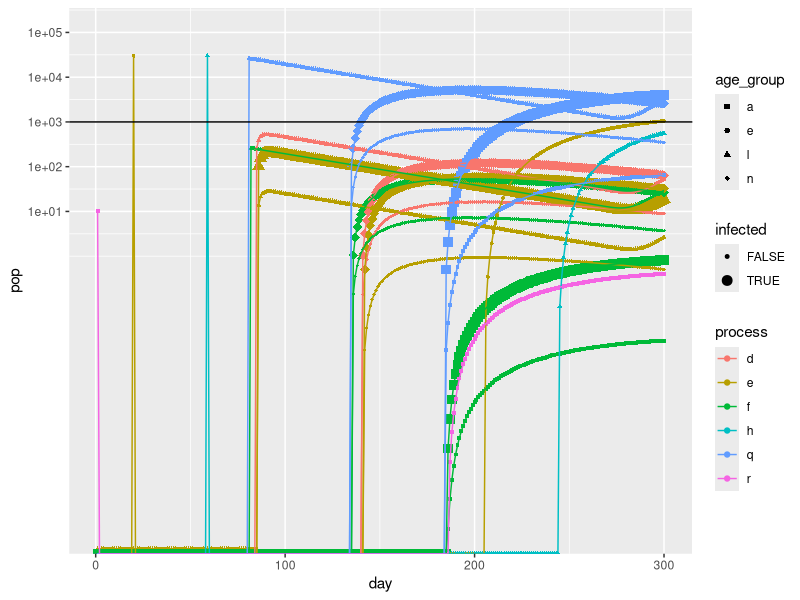

Write R code to recreate this figure.
## Ixodes population dynamics model
## Dave Allen and Myles Stokowski

library(tidyverse)

# 00
# read inputs 
#host_community <- read_csv('inputs/host_community.csv')
weather <- read_csv('inputs/weather.csv')
# constant temperature for testing
weather <- tibble(tmean = seq(from = 20, to = 20, length.out = 1000), j_day = seq(from = 1, to = 1000))
host_comm <- tibble(
  j_day = rep(1:1000, each=3), 
  host_spp = rep(c('mouse', 'squirrel', 'deer'), 1000), 
  host_den = rep(c(40, 8, 0.25), 1000)) %>% 
  arrange(j_day, host_spp)

# option to run on simple inputs for testing
simple <- FALSE

if (simple) {
  tick_params <- read_csv('inputs/tick_parameters_simple_stable_delay2.csv') # %>% arrange(host_spp)
  tick_funs <- read_csv('inputs/tick_functions_simple_delay.csv')
  life_stages <- read_csv('inputs/tick_stages_simple.csv')[[1]]
} else {
  tick_params <- read_csv('inputs/tick_parameters.csv') %>% 
    arrange(host_spp) # so parameters are in same host_spp order for pairwise vector calculations
  tick_funs <- read_csv('inputs/tick_functions.csv')
  life_stages <- read_csv('inputs/tick_stages.csv')[[1]]
}

# set initial population
initial_population <- runif(length(life_stages), 0, 0)
initial_population[length(initial_population)] <- 10 # start with only one cohort (adults)


# hard code in some values as placeholders until we have nicely formatted inputs
n_host_spp <- 3 # mouse, squirrel, deer
host_spp <- c('mouse', 'squirrel', 'deer')
host_den <- c(40, 8, 0.25)
l_pref <- c(1, 0.75, 0.25)
n_pref <- c(1, 1, 0.25)
a_pref <- c(0, 0, 1)
l_feed_success <- c(0.49, 0.17, 0.49)
n_feed_success <- c(0.49, 0.17, 0.49)
a_feed_success <- c(0, 0, 0.49)
host_rc <- c(0.92, 0.147, 0.046)

# At each time step, how many time steps should we look into the future to see if any
# ticks emerge from a time delay? This value is a somewhat arbitrarily high constant.
max_delay <- 300


# 01 functions to grab the predictors that determine the transition probabiltiies at a given time

# extract temperature from input data at time time 
get_temp <- function(time) {
  weather %>%
    filter(j_day %in% time) %>%
    pull(tmean)
}

# extract vapour-pressure deficit from input data at time time 
get_vpd <- function(time) {
  weather %>% 
    filter(j_day %in% time) %>%
    pull(vpdmean)
} 

get_host_den <- function(time) {
  host_comm %>%
    filter(j_day %in% time) %>%
    pull(host_den)
}

# Return a vector of a predictor at time time. The vector's length is based on whether the transition is_delay.
get_pred <- function(time, pred, is_delay) {
  
  # if is_delay, we want a long vector so the cumsum will reach 1
  # otherwise, we want a vector of length 1
  if (is_delay) {time <- time:(time + max_delay)}
  
  if (is.na(pred)) {
    return(NULL)
  } else if (pred == "temp") {
    return(get_temp(time))
  } else if (pred == "vpd") {
    return(get_vpd(time))
  } else if (pred == "host_den") {
    return(get_host_den(time))
  } else if (pred == "sum(host_den * l_pref)") {
    return(sum(host_den * l_pref))
  } else if (pred == "sum(host_den * n_pref)") {
    return(sum(host_den * n_pref)) 
  } else if (pred == "sum(host_den * a_pref)") {
    return(sum(host_den * a_pref))
  } else {
    print("error: couldn't match pred")
  }
}

# vector subset: return a subset of named vector v where the names are in sub_names
v_sub <- function(v, sub_names) subset(v, names(v) %in% sub_names)

# 02 functional forms for transition probabilities

expo_fun <- function(x, y, p) ifelse(x>0,p['a']*x^p['b'],0)
briere_fun <- function(x, y, p) ifelse(x>p['tmin'] & x<p['tmax'],p['q']*x*(x-p['tmin'])*sqrt(p['tmax']-x),0) # https://doi.org/10.7554/eLife.58511
constant_fun <- function(x, y, p) p['a'] 
binomial_fun <- function(x, y, p) 1-(1-p['a'])^x

# engorge_uninfected_fun <- function(x, y, p) sum((1 - v_sub(p, 'host_rc')) * (v_sub(p, 'feed_success') * ((x * v_sub(p, 'pref')) / sum(x * v_sub(p, 'pref'))))) # x is host_den
# engorge_infect_fun <- function(x, y, p) sum(abs(ifelse(p['infect'], 0, 1) - v_sub(p, 'host_rc')) * 
#                                               (v_sub(p, 'feed_success') * ((x * v_sub(p, 'pref')) / sum(x * v_sub(p, 'pref'))))) 

feed_fun <- function(x, y, p) sum(x * v_sub(p, 'pref'))

engorge_fun <- function(x, y, p) sum(ifelse(rep(p['from_infected'], n_host_spp), 1, abs(ifelse(p['to_infected'], 0, 1) - v_sub(p, 'host_rc'))) * 
                                       (v_sub(p, 'feed_success') * ((x * v_sub(p, 'pref')) / sum(x * v_sub(p, 'pref')))))


# x is the terms to be multiplied together in numerator, y is terms in denominator
# .33333333 is a (messy) way of dividing numerator by sum(.33 + .33 + .33) == 1
# probability_fun <- function(x, y = .3333333333333, p) sum(vec_prod(x))/sum(vec_prod(y)) 

# multiply a list of vectors of same length together using the * operator
# this allows us to use the * on an arbitrary numnber of vectors (rather than just 2)
# vec_prod <- function(vec_list, iter = c(1,1,1)) {
#   
#   if (length(vec_list) == 1) {
#     return(vec_list[[1]] * iter)
#   }
#   
#   vec_prod(vec_list[2:length(vec_list)], vec_list[[1]] * iter)
# }

# 03
# functions that calculate individual transition probabilities for advancing to consecutive life stage

# this generic function will pull out the functional form and parameters needed to make the transition function, 
# then evaluate it using supplied predictors (pred1, pred2) like temperature or some host community metric
get_transition_val <- function(which_from, which_to, pred1 = NULL, pred2 = NULL, functions = tick_funs, parameters = tick_params) {
  
  # this is problematic if we have multiple functions with the same from and to,
  # because it will always get() the first function 
  f <- functions %>%
    filter(from == which_from, to == which_to) %>%
    pull(transition_fun) %>%
    get()
  
  # I think parameter handling can still happen this way with multiple
  # functions with the same from and to, becuase parameters are selected by
  # name. Just CANNOT have parameters with same name for different functions
  # that with same from and to
  params <- parameters %>%
    filter(from == which_from, to == which_to) %>%
    pull(param_value)
  
  names(params) <- parameters %>%
    filter(from == which_from, to == which_to) %>%
    pull(param_name)
  
  # f(x = pred1, y = pred2, p = params, h = host_community) %>% unname()
  f(x = pred1, y = pred2, p = params) %>% unname()
}

# alternative approach that takes an entire transition row, which is a workaround for 
# having multiple rows with the same 'from' and 'to'
# transition_row: a row from the tick_funs tibble
get_transition_val2 <- function(time, transition_row, parameters = tick_params) {
  
  f <- transition_row[['transition_fun']] %>% get()
  
  params <- parameters %>%
    filter(from == transition_row[['from']], to == transition_row[['to']]) %>%
    pull(param_value)
  
  names(params) <- parameters %>%
    filter(from == transition_row[['from']], to == transition_row[['to']]) %>%
    pull(param_name)
  
  f(x = get_pred(time, transition_row[['pred1']], transition_row[['delay']]), 
    y = get_pred(time, transition_row[['pred2']], transition_row[['delay']]),
    p = params) %>% unname()
}

# 04
# at each step, we generate a new transition matrix whose transition probabilities
# are based on the input data (weather, host_community) at that time 
# Myles note: I think all the transitions we're handling this way are questing -> feeding
gen_trans_matrix <- function(time) {
  
  # get the parameters 
  #temp = get_temp(time)
  #vpd = get_vpd(time)
  
  # initialize the transition matrix with zeros
  n_life_stages <- length(life_stages)
  trans_matrix <- matrix(0, ncol = n_life_stages, nrow = n_life_stages, 
                         dimnames = list(life_stages, life_stages))
  
  transitions <- tick_funs %>% 
    filter(delay == 0,
           from %in% life_stages, # need until all tick_funs lines are to and from life stage names (or m)
           to %in% life_stages,  # exclude mortality
           is.na(todo))          
  
  mort <- tick_funs %>%
    filter(delay == 0, 
           from %in% life_stages,
           to == 'm',
           is.na(todo))
  

  if (nrow(transitions) > 0) {
    for (t in seq_len(nrow(transitions))) {
      from <- transitions[t,]$from
      to <- transitions[t,]$to
      # If there are multiple lines in the tick_funs input for a given transition, we take the product
      # of these probabilities. Currently, this applies to the questing to feeding transitions, which are 
      # the product of P(active questing) and P(host finding). Not sure if we want to implement something
      # similar for delay transition 
      trans_matrix[from, to] <- ifelse((trans_matrix[from, to] == 0), 1, trans_matrix[from, to]) * 
        get_transition_val2(time, transition_row = transitions[t,]) * transitions[t,]$fecundity
      
      # pretty printing of trans_matrix
      # print(ifelse(trans_matrix == 0, ".", trans_matrix %>% as.character() %>% substr(0, 4)), quote = FALSE)
    }
  }
  
  # just turning this off for now for the simple run
  if (!simple)
  {
    # TODO!!! these should be implemented as time delay
    # density dependent feeding success? Yikes, will need to track how many of each life stage on each host every day?????
    # for now ignore density dependent feeding success
    # Myles note: not sure how to implement time delay here. What's different here is that one class goes to multiple, 
    # and the transition probability is not only describing the chance of advancing to next stage, but also the 
    # relative number of feeding ticks that become either infected or uninfected.
    # Idea: maybe we have to split up the processes of becoming infected (interpret this is a probability) and 
    # becoming engorged (interpret this as a time delay) 
    
  
    #trans_matrix['fl', 'eul'] <- sum((1-host_rc) * (l_feed_success * ( (host_den * l_pref)/sum(host_den * l_pref))))
    # trans_matrix['fl', 'eul'] <- sum(vec_prod(list((1 - host_rc), l_feed_success, host_den, l_pref))) / sum(vec_prod(list(host_den, l_pref)))
    #trans_matrix['fl', 'eil'] <- sum(host_rc* (l_feed_success * ( (host_den * l_pref)/sum(host_den * l_pref))))
    #trans_matrix['fl', 'fl'] <- 1 - trans_matrix['fl', 'eul'] - trans_matrix['fl', 'eil'] - get_transition_val2(time, filter(tick_funs, from == 'fl', to == 'm'))
    
    
    # trans_matrix['fun', 'eun'] <- sum((1-host_rc) * (n_feed_success * ((host_den * n_pref)/sum(host_den * n_pref))))
    # trans_matrix['fun', 'ein'] <- sum(host_rc * (n_feed_success * ((host_den * n_pref)/sum(host_den * n_pref))))
    #trans_matrix['fun', 'fun'] <- 1 - trans_matrix['fun', 'eun'] - trans_matrix['fun', 'ein'] - get_transition_val2(time, filter(tick_funs, from == 'fun', to == 'm'))
    #trans_matrix['fin', 'ein'] <- sum(n_feed_success * ((host_den * n_pref)/sum(host_den * n_pref)))
    #trans_matrix['fin', 'fin'] <- 1 - trans_matrix['fin', 'ein'] - get_transition_val2(time, filter(tick_funs, from == 'fin', to == 'm'))
    
    # TODO should we do just reproductive adults, or split into eua/eia?
    # trans_matrix['fua', 'eua'] <- sum((1-host_rc) * (a_feed_success * ( (host_den * a_pref)/sum(host_den * a_pref))))
    # trans_matrix['fua', 'eia'] <- sum(host_rc* (a_feed_success * ( (host_den * a_pref)/sum(host_den * a_pref))))
    # trans_matrix['fua', 'fua'] <- 1 - trans_matrix['fua', 'eua'] - trans_matrix['fua', 'eia'] - get_transition_val2(time, filter(tick_funs, from == 'fua', to == 'm')
    # trans_matrix['fua', 'ra'] <- sum(a_feed_success * ((host_den * a_pref)/sum(host_den * a_pref)))
    trans_matrix['fua', 'fua'] <- 1 - trans_matrix['fua', 'ra'] - get_transition_val2(time, filter(tick_funs, from == 'fua', to == 'm'))
    # trans_matrix['fia', 'eia'] <- sum(a_feed_success * ((host_den * a_pref)/sum(host_den * a_pref)))
    # trans_matrix['fia', 'fia'] <- 1 - trans_matrix['fia', 'eia'] - get_transition_val2(time, filter(tick_funs, from == 'fia', to == 'm'))
    # trans_matrix['fia', 'ra'] <- sum(a_feed_success * ((host_den * a_pref)/sum(host_den * a_pref)))
    trans_matrix['fia', 'fia'] <- 1 - trans_matrix['fia', 'ra'] - get_transition_val2(time, filter(tick_funs, from == 'fia', to == 'm'))
  }
  
  if (nrow(mort) > 0) {
    for (m in seq_len(nrow(mort))) {
      from_val <- mort[m,]$from
      # TODO temporary fix: fecundity is a multi-element vector if there are multiple (non-mort) 
      # transitions for the same "from". I think these should be all have the same fecundity, 
      # for now we'll just assume that is true and use the first one
      fecundity <- transitions %>% filter(from == from_val, to != 'm') %>% pull(fecundity) %>% .[1]
      trans_matrix[from_val, from_val] <- fecundity - sum(trans_matrix[from_val,]) - get_transition_val2(time, mort[m,])
    }
  }
  
  return(trans_matrix)
}

# based on the current time, delay_mat and N (population matrix), return a delay_mat for the next time step
update_delay_mat <- function(time, delay_mat, N) {
  
  transitions <- tick_funs %>% filter(delay == 1,
                                      is.na(todo), 
                                      from %in% life_stages,
                                      to %in% life_stages)
                                      
  
  for (t in seq_len(nrow(transitions))) {
    from_val <- transitions[t,]$from
    to <- transitions[t,]$to
    
    pred1 <- get_pred(time, transitions[t,]$pred1, transitions[t,]$delay)
    pred2 <- get_pred(time, transitions[t,]$pred2, transitions[t,]$delay)
    
    # calculate transition
    val <- get_transition_val2(time, transitions[t,])
    
    # constant function returns a single value, 
    # we need a vector with many entries for the cumsum
    if (length(val) == 1) {
      # we add 1 for consistency with output vector length from non-constant fxns
      # which is determined by time:(time + max_delay) in get_pred()
      val <- rep(val, max_delay + 1) 
    } 
    
    days <- cumsum(val) > 1
    
    if (TRUE %in% days) {
      days_to_next <- min(which(days))
      # I think this is a fix if mortality is not constant
      if (length(pred1))
      {
        daily_survival <- 1 - get_transition_val(from_val, 'm', pred1[1:days_to_next], pred2[1:days_to_next])
        surv_to_next <- prod(daily_survival)
      } else {  
        surv_to_next <- (1 - get_transition_val2(time, filter(tick_funs, from == from_val, to == 'm'))) ^ days_to_next
      }
      delay_mat[to, time + days_to_next] <- delay_mat[to, time + days_to_next] + 
        N[from_val, time] * surv_to_next * transitions[t, 'fecundity'][[1]]
    }
  }
  return(delay_mat)
}

# 05 iteratively run model for steps iterations, starting with initial_population
run <- function(steps, initial_population) {
  
  # initialize a delay matrix of all zeros
  delay_mat <- matrix(nrow = length(life_stages), ncol = steps + max_delay, data = 0)
  rownames(delay_mat) <- life_stages
  
  # host community array, hard coding three tick life stages
  # this keeps track of the number of ticks of each life stage on the average host of each host spp on each day
  hc_array <- array(dim = c(3, n_host_spp, steps + max_delay), 
                    data = 0, 
                    dimnames = list(c('l','n','a'), host_spp, NULL)) 
  
  # intialize a population matrix with initial_population
  N <- matrix(nrow = length(life_stages), ncol = steps, data = 0)
  N[,1] <- initial_population 
  rownames(N) <- life_stages
  
  # at each time step:
  # (1) generate a new trans_matrix based on conditions at "time"
  # (2) update the delay_mat based on conditions at "time" 
  # (3) update the population matrix "N" for "time + 1"
  
  
  # at each time step
  for (time in 1:(steps - 1)) {
    
    # calculate transition probabilities
    trans_matrix <- gen_trans_matrix(time)
    
    # calculate the number of ticks entering delayed development
    delay_mat <- update_delay_mat(time, delay_mat, N)
    
    # calculate the number of ticks at the next time step, which is 
    # current population * transition probabilities + ticks emerging from delayed development
    N[, time + 1] <- N[, time] %*% trans_matrix + delay_mat[, time + 1]
  }
  
  # the population matrix N and delay_mat are local variables
  # we return them here after running "steps" times
  return(list(N, delay_mat))
}

# run the model and extract the output population matrix and delay_matrix
out <- run(steps=300, initial_population)
out_N <- out[[1]]
out_delay_mat <- out[[2]]

# inspect the outputs
# out_N[,1:50]
# out_delay_mat[,1:50]

# convert output population matrix to a friendly format for graphing
out_N_df <- out_N %>% t() %>% as.data.frame() %>% mutate(day = row_number()) %>% 
  pivot_longer(-c(day), names_to = 'stage', values_to = 'pop') %>%
  mutate(age_group = substr(stage, str_length(stage), str_length(stage)),
         sub_stage = substr(stage, 0, str_length(stage) - 1),
         process = substr(stage, 0, 1),
         infected = grepl("i", stage, fixed = TRUE))
  #filter(stage %in% c('ql', 'fl', 'hl'))

# graph population over time
ggplot(out_N_df, aes(x = day, y = pop, color = process, shape = age_group, group = stage)) + 
  geom_point(aes(size = infected)) + # , position = 'jitter') + 
  scale_size_manual(values = c(1, 3)) + 
  scale_shape_manual(values = c(15:18)) + 
  geom_line() + 
  #ylim(0,1e+05) + 
  #xlim(0, 350) + 
  scale_y_log10(limits = c(-1, 1e+05), breaks = c(10, 100, 1000, 10000, 100000)) + 
  geom_hline(yintercept = 1000)
